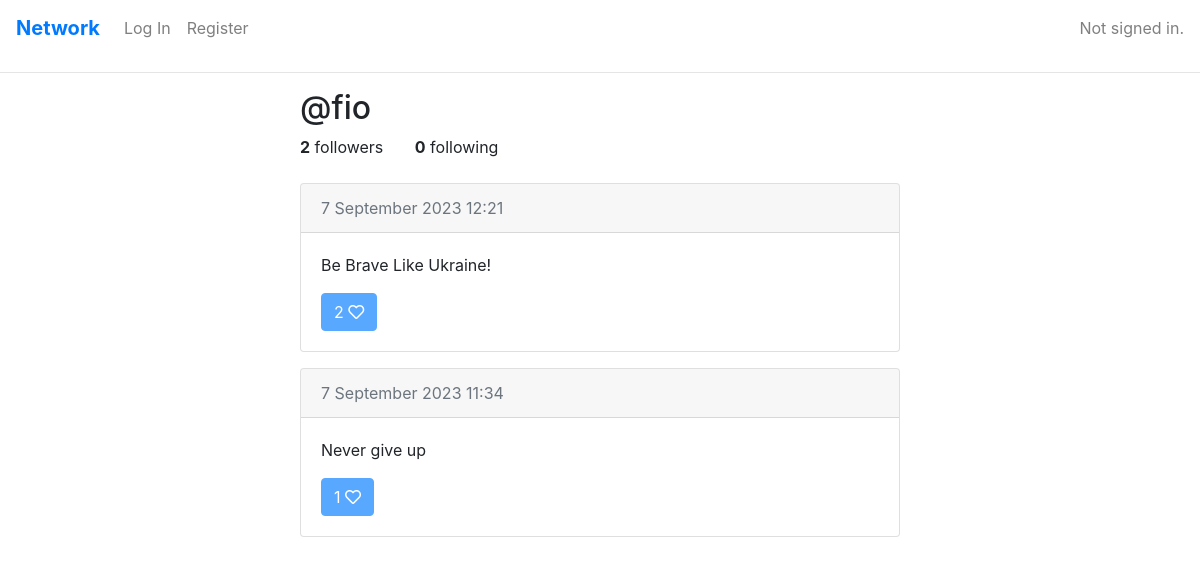
The page /profile/fio on the database its author committed.
### network/models.py (models this page shows, shortened)
class User(AbstractUser):
    pass

class Post(models.Model):
    autor = models.ForeignKey(User, related_name='autor', on_delete=models.CASCADE)
    date = models.DateTimeField(auto_now_add=True)
    bodyPost = models.CharField(max_length=150)
    likePost = models.ManyToManyField(User, blank=True, related_name="User_who_like")

### network/views.py (the view)
# urls.py: path("profile/<str:username>", views.profile, name="profile"),
def profile(request, username):
    user = User.objects.get(username=username)
    current_user = request.user
    p = Paginator(Post.objects.filter(autor=user).order_by('-date'), 10)
    page = request.GET.get('page')
    posts = p.get_page(page)
    followers = Follow.objects.filter(followed=user)
    following = Follow.objects.filter(follower=user)
    try:
        if len(followers.filter(follower=current_user)) !=0:
            is_following = True
        else:
            is_following = False
    except:
        is_following = False
    userLike = []
    for pst in posts:
        if current_user in pst.likePost.all():
            userLike.append(pst)
    return render(request, "network/profile.html", {
        'posts': posts,
        'username': username,
        'followers': followers,
        'following': following,
        'is_following': is_following,
        'userLike': userLike
    })

### network/templates/network/profile.html (shortened to what this page needs)
{% extends "network/layout.html" %}
{% block body %}
  <div class="w-50 mx-auto">
    <div class="d-flex justify-content-between">
      <h2>@{{username}}</h2>
    </div>
    <div class="d-flex justify-content-start">
      <span><b>{{followers.count}}</b> followers &nbsp; &nbsp; &nbsp; <b>{{following.count}}</b> following</span>
    </div>
    <br>
    {% for post in posts %}
    <div class="card mb-3">
        <div class="card-header d-flex justify-content-between">
            <div class="text-muted">{{post.date|date:"j E Y H:i"}}</div>
        </div>
        <div class="card-body">
          <p id="postText">{{post.bodyPost}}</p>
          {% if user.is_authenticated %}
            {% if post in userLike %}
              <button class="btn btn-primary" data-id="{{post.id}}" id="like">{{post.likePost.count}} <i class="far fa-heart"></i></button>
            {% else %}
              <button class="btn btn-primary" data-id="{{post.id}}" id="unlike">{{post.likePost.count}} <i class="fas fa-heart"></i></button>
            {% endif %}
          {% else %}
            <button disabled class="btn btn-primary" data-id="{{post.id}}" id="like">{{post.likePost.count}} <i class="far fa-heart"></i></button>
          {% endif %}
        </div>
    </div>
    {% endfor %}
  </div>
{% endblock %}

### rows shown on the page
User: username "fio"
Post: date "7 September 2023 12:21", bodyPost "Be Brave Like Ukraine!", likePost.count "2"
Post: date "7 September 2023 11:34", bodyPost "Never give up", likePost.count "1"

### other values the page prints
{{ followers.count }} "2"
{{ following.count }} "0"
